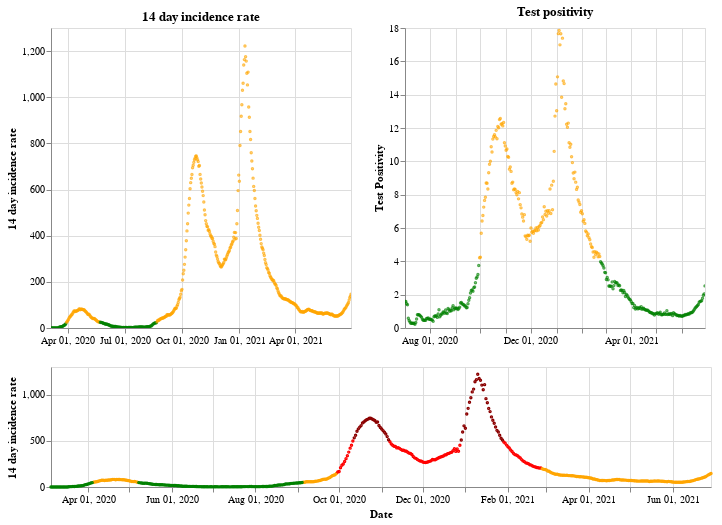

Here is the notebook cell this chart was saved with:
### Markdown cell above
## Northern Ireland

### Code cell
plot_traffic_light('Northern Ireland')

### Figure 1 — Vega-Lite specification as saved in the notebook (floating-point values rounded to 4 significant figures; data arrays with more than 128 entries replaced by an {"elided": "..."} marker saying what was removed)
{"config": {"view": {"continuousWidth": 400, "continuousHeight": 300}}, "vconcat": [{"hconcat": [{"mark": {"type": "point", "size": 2}, "encoding": {"color": {"condition": {"value": "green", "test": "(datum.twoWeeklyCasesRate <= 25)"}, "value": "orange"}, "tooltip": [{"type": "nominal", "field": "areaName"}, {"type": "temporal", "field": "date"}, {"type": "quantitative", "field": "twoWeeklyCasesRate"}, {"type": "quantitative", "field": "testPositivity"}], "x": {"type": "temporal", "axis": {"title": ""}, "field": "date", "scale": {"domain": {"selection": "DateBrush"}}, "timeUnit": "yearmonthdate"}, "y": {"type": "quantitative", "axis": {"title": "14 day incidence rate"}, "field": "twoWeeklyCasesRate"}}, "title": "14 day incidence rate", "width": 300}, {"mark": {"type": "point", "size": 2}, "encoding": {"color": {"condition": {"value": "green", "test": "(datum.testPositivity <= 4)"}, "value": "orange"}, "tooltip": [{"type": "nominal", "field": "areaName"}, {"type": "temporal", "field": "date"}, {"type": "quantitative", "field": "twoWeeklyCasesRate"}, {"type": "quantitative", "field": "testPositivity"}], "x": {"type": "temporal", "axis": {"title": ""}, "field": "date", "scale": {"domain": {"selection": "DateBrush"}}, "timeUnit": "yearmonthdate"}, "y": {"type": "quantitative", "axis": {"title": "Test Positivity"}, "field": "testPositivity"}}, "title": "Test positivity", "width": 300}]}, {"layer": [{"mark": {"type": "point", "size": 2}, "encoding": {"color": {"condition": {"value": "orange", "test": "(((datum.testPositivity < 4) && (datum.twoWeeklyCasesRate >= 50)) && (datum.twoWeeklyCasesRate < 200))"}, "value": "red"}, "opacity": {"condition": {"value": 1, "test": "((datum.twoWeeklyCasesRate >= 50) && (datum.twoWeeklyCasesRate < 500))"}, "value": 0}, "tooltip": [{"type": "nominal", "field": "areaName"}, {"type": "temporal", "field": "date"}, {"type": "quantitative", "field": "twoWeeklyCasesRate"}, {"type": "quantitative", "field": "testPositivity"}], "x": {"type": "temporal", "axis": {"title": "Date"}, "field": "date", "timeUnit": "yearmonthdate"}, "y": {"type": "quantitative", "axis": {"title": "14 day incidence rate"}, "field": "twoWeeklyCasesRate"}}, "selection": {"DateBrush": {"type": "interval", "encodings": ["x"], "fields": ["Time"]}}}, {"mark": {"type": "point", "size": 2}, "encoding": {"color": {"value": "darkred"}, "opacity": {"condition": {"value": 1, "test": "(datum.twoWeeklyCasesRate >= 500)"}, "value": 0}, "tooltip": [{"type": "nominal", "field": "areaName"}, {"type": "temporal", "field": "date"}, {"type": "quantitative", "field": "twoWeeklyCasesRate"}, {"type": "quantitative", "field": "testPositivity"}], "x": {"type": "temporal", "axis": {"title": "Date"}, "field": "date", "timeUnit": "yearmonthdate"}, "y": {"type": "quantitative", "axis": {"title": "14 day incidence rate"}, "field": "twoWeeklyCasesRate"}}}, {"mark": {"type": "point", "size": 2}, "encoding": {"color": {"condition": {"value": "green", "test": "((datum.testPositivity < 4) && (datum.twoWeeklyCasesRate < 50))"}, "value": "orange"}, "opacity": {"condition": {"value": 1, "test": "(datum.twoWeeklyCasesRate < 50)"}, "value": 0}, "tooltip": [{"type": "nominal", "field": "areaName"}, {"type": "temporal", "field": "date"}, {"type": "quantitative", "field": "twoWeeklyCasesRate"}, {"type": "quantitative", "field": "testPositivity"}], "x": {"type": "temporal", "axis": {"title": "Date"}, "field": "date", "timeUnit": "yearmonthdate"}, "y": {"type": "quantitative", "axis": {"title": "14 day incidence rate"}, "field": "twoWeeklyCasesRate"}}}], "height": 120, "width": 660}], "data": {"name": "data-b2ccca5c5b4e8ce4f56d3de073b661da"}, "$schema": "https://vega.github.io/schema/vega-lite/v4.8.1.json", "datasets": {"data-b2ccca5c5b4e8ce4f56d3de073b661da": {"elided": "482 records"}}}
